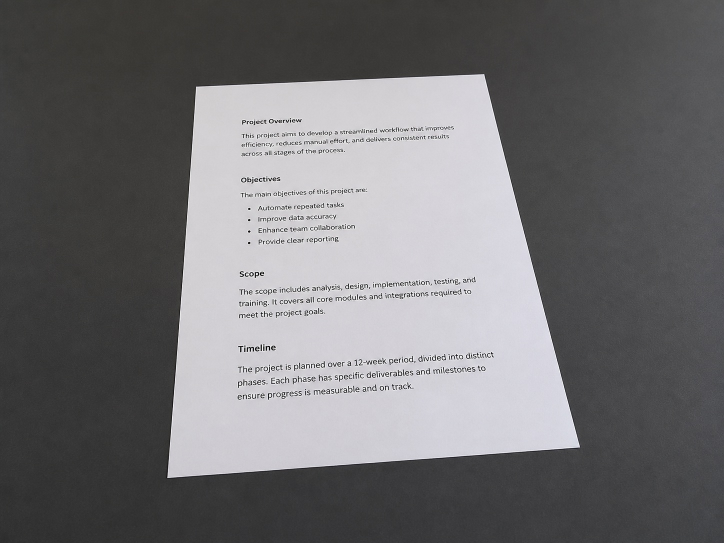
#> input picture inputs/document.jpg, 1448 x 1086 px (shown at 1/2 size)
$ python day04_perspective.py
#> lines starting #> are read from the running program, lines starting #| are printed output that depends on the picture
from pathlib import Path

import cv2
import numpy as np

root = Path(__file__).resolve().parents[1]
image = cv2.imread(str(root / "inputs" / "document.jpg"))
#> image is the input picture: shape (1086, 1448, 3); mean B, G, R 114.3, 112.4, 113.2

if image is None:
    raise FileNotFoundError("无法读取图片")

points = np.array(
    [
        [968, 148],
        [392, 173],
        [335, 955],
        [1159, 894],
    ],
    dtype=np.float32,
)


def order_points(input_points):
    ordered=np.zeros(
    (4, 2),
    dtype=np.float32,
    )
    sums = input_points.sum(axis=1)
    differences = input_points[:, 1] - input_points[:, 0]
    ordered[0] = input_points[np.argmin(sums)]
    ordered[1] = input_points[np.argmin(differences)]
    ordered[2] = input_points[np.argmax(sums)]
    ordered[3] = input_points[np.argmax(differences)]
    return ordered

ordered_points = order_points(points)
print(ordered_points)

'''
shuffled_points = points[[2, 0, 3, 1]]

print("打乱后的输入:")
print(shuffled_points)

print("重新排序后的输出:")
print(order_points(shuffled_points))
'''

top_left, top_right, bottom_right, bottom_left = ordered_points
width_top = np.linalg.norm(top_left - top_right)
width_bottom = np.linalg.norm(bottom_left - bottom_right)
height_left = np.linalg.norm(top_left - bottom_left)
height_right = np.linalg.norm(top_right - bottom_right)
target_width = int(round(max(width_top, width_bottom)))
#target_height = int(round(max(height_left, height_right)))
target_height = int(round(target_width * 297 / 210))

print("上边宽度:", width_top)
print("下边宽度:", width_bottom)
print("左边高度:", height_left)
print("右边高度:", height_right)
print("目标尺寸:", target_width, target_height)

destination_points = np.array(
    [
        [0, 0],
        [target_width - 1, 0],
        [target_width - 1, target_height - 1],
        [0, target_height - 1],
    ],
    dtype=np.float32,
)

print("源点:")
print(ordered_points)
print("目标点:")
print(destination_points)

transform_matrix = cv2.getPerspectiveTransform(
    ordered_points,
    destination_points,
)

print("变换矩阵 shape:", transform_matrix.shape)
print("变换矩阵:")
print(transform_matrix)

warped = cv2.warpPerspective(
    image,
    transform_matrix,
    (target_width, target_height)
)
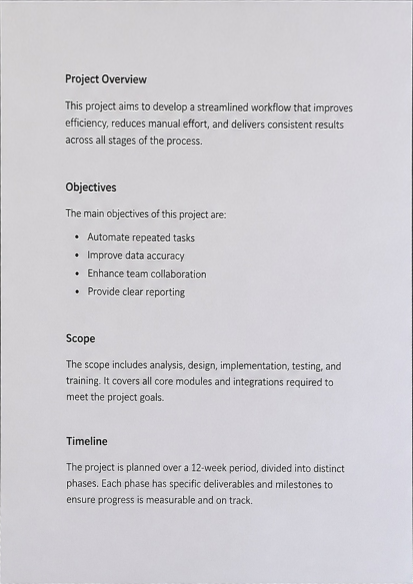
#> warped: shape (1168, 826, 3) (shown at 1/2 size); mean B, G, R 209.5, 204.6, 206.4

print("展开图 shape:", warped.shape)
#| 展开图 shape: (1168, 826, 3)

output_path = root / "outputs" / "day04_wraped.png"
cv2.imwrite(str(output_path), warped)
print("保存到:", output_path)

#旋转实验
rotated_points = ordered_points[[1, 2, 3, 0]]

rotated_destination_points = np.array(
    [
        [0, 0],
        [target_height - 1, 0],
        [target_height - 1, target_width - 1],
        [0, target_width - 1],
    ],
    dtype=np.float32,
)

rotated_matrix = cv2.getPerspectiveTransform(
    rotated_points,
    rotated_destination_points,
)

rotated_result = cv2.warpPerspective(
    image,
    rotated_matrix,
    (target_height, target_width),
)
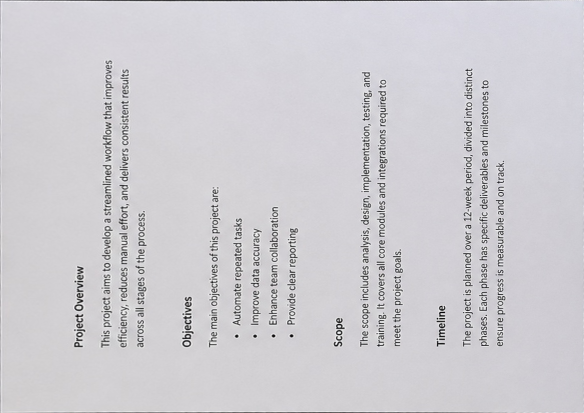
#> rotated_result: shape (826, 1168, 3) (shown at 1/2 size); mean B, G, R 209.5, 204.6, 206.4

cv2.imwrite(
    str(root / "outputs" / "day04_wrong_rotation.png"),
    rotated_result,
)

#镜像实验
mirrored_points = ordered_points[[1, 0, 3, 2]]

mirrored_matrix = cv2.getPerspectiveTransform(
    mirrored_points,
    destination_points,
)

mirrored_result = cv2.warpPerspective(
    image,
    mirrored_matrix,
    (target_width, target_height),
)
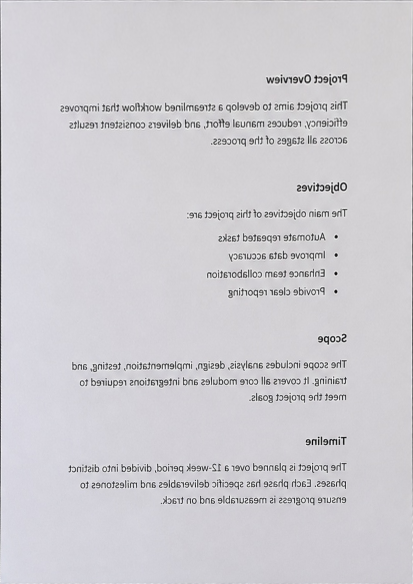
#> mirrored_result: shape (1168, 826, 3) (shown at 1/2 size); mean B, G, R 209.5, 204.6, 206.4

cv2.imwrite(
    str(root / "outputs" / "day04_wrong_mirror.png"),
    mirrored_result,
)

#扭曲实验

crossed_points = ordered_points[[0, 2, 1, 3]]

crossed_matrix = cv2.getPerspectiveTransform(
    crossed_points,
    destination_points,
)

crossed_result = cv2.warpPerspective(
    image,
    crossed_matrix,
    (target_width, target_height),
)
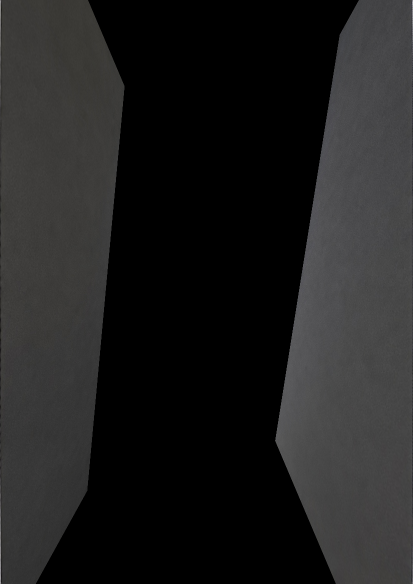
#> crossed_result: shape (1168, 826, 3) (shown at 1/2 size); mean B, G, R 32, 32.1, 32.3

cv2.imwrite(
    str(root / "outputs" / "day04_wrong_crossed.png"),
    crossed_result,
)
